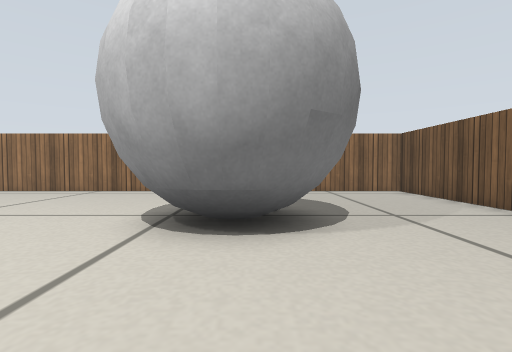
[1] (above)

14 first-person views from a walk through a robot-simulator world made for Gazebo. The camera is 0.22 m above the floor, tilts 2° down and sees 85° across. The floor is counted in squares, 0.25 m on a side. Each view is taken from the middle of a square. On the plan, view 1 faces up. The plan holds only what a view shows up to about 11 squares ahead; the rest is blank. Surface patterns are stand-ins for the level's own textures.

[2]
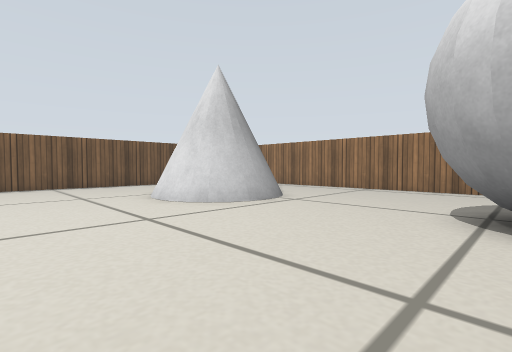

[3]
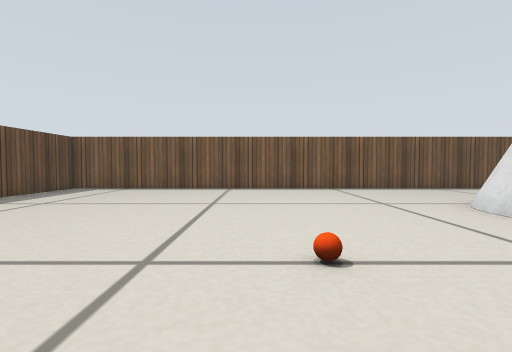

[4]
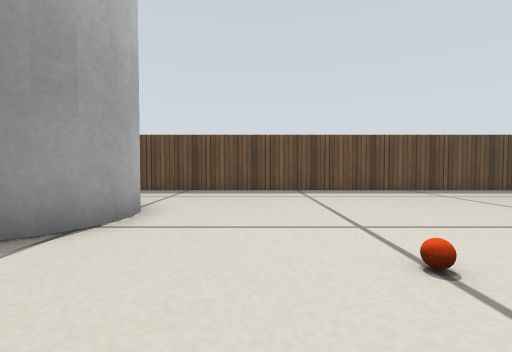

[5]
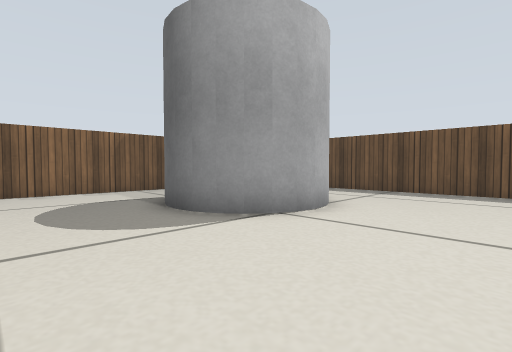

[6]
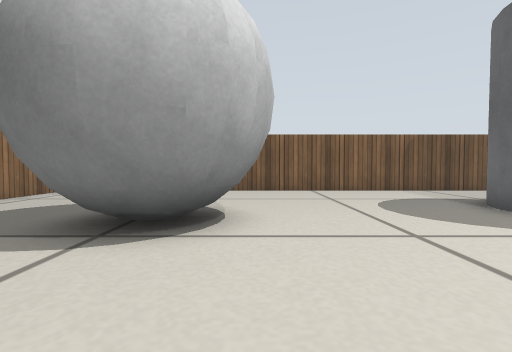

[7]
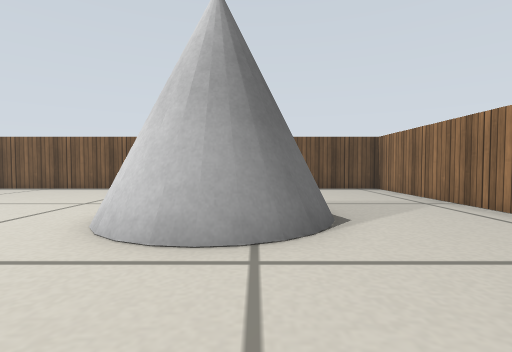

[8]
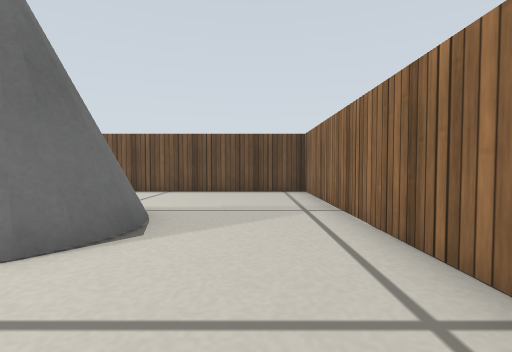

[9]
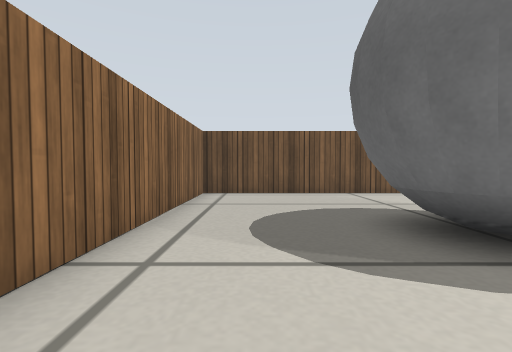

[10]
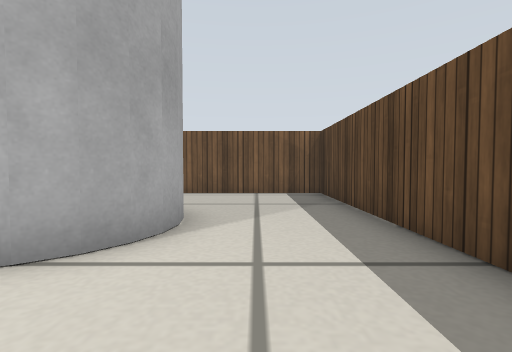

[11]
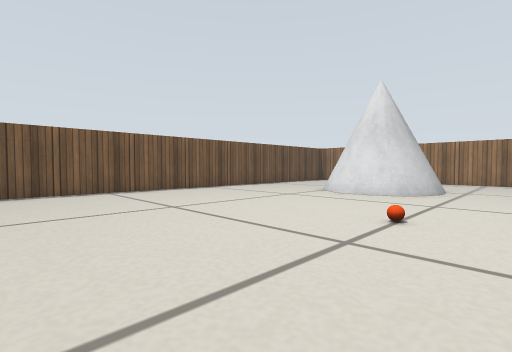

[12]
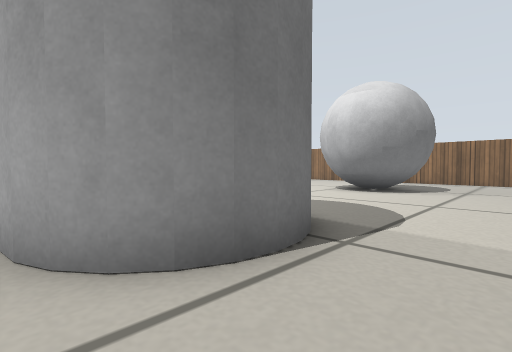

[13]
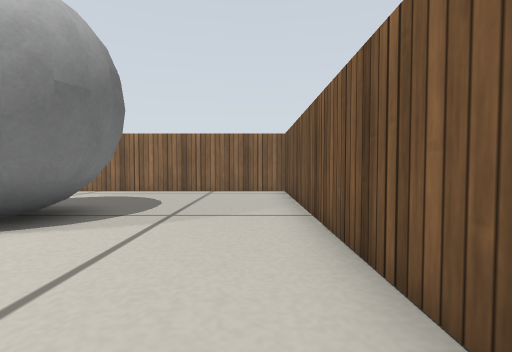

[14]
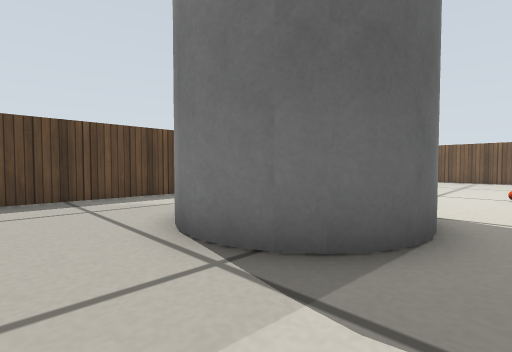

### Floor plan
Key: @ floor where view 1 was taken; # wall or solid block; . floor; B grey ball; C cone; R orange ball; G grey cylinder.
Columns run from 14 left of view 1 to 5 right of it. Each row starts with its distance up from view 1.
 10 ####################
  9 #..................#
  8 #..................#
  7 #.............B....#
  6 #....CCC....BBBB...#
  5 #...  CCC...BBBB...#
  4 #... CCCC...BBBB...#
  3 #....CCC.....BBB...#
  2 #..................#
  1 #..................#
  0 #.............@....#
 -1 #.......R..........#
 -2 #............GGG...#
 -3 #...........GG GG..#
 -4 #...........G   G..#
 -5 #............G GG..#
 -6 #.............GG...#
 -7 #..................#
 -8 #..................#
 -9 ####################

Positions as (right, up) in squares from view 1, and headings:
1: (0, 0), facing up
2: (-1, -1), facing up-left
3: (-3, -2), facing left
4: (-4, 1), facing down
5: (-5, 1), facing down-right
6: (-5, 3), facing right
7: (-3, 5), facing left
8: (-4, 8), facing left
9: (-4, 8), facing right
10: (-4, -7), facing right
11: (-4, -6), facing up-left
12: (4, -6), facing up-left
13: (4, 0), facing up
14: (4, -1), facing down-left
